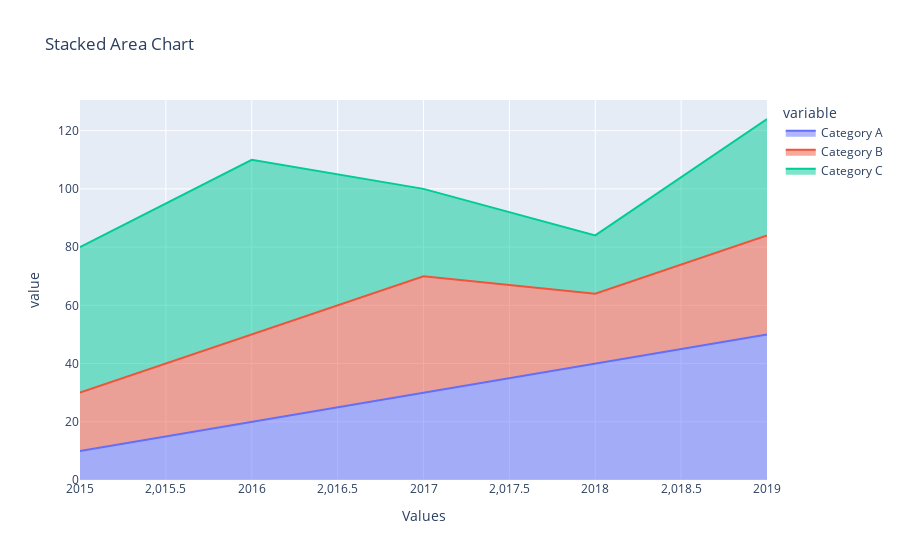

Notebook code for this chart:
### Markdown cell above
Stacked Area Chart

### Code cell
import pandas as pd

import plotly.express as px

data=pd.DataFrame({"Values":[2015,2016,2017,2018,2019],'Category A':[10,20,30,40,50],'Category B':[20,30,40,24,34],'Category C':[50,60,30,20,40]})

#Create a stacked area chart

fig=px.area(data,x="Values",y=["Category A","Category B","Category C"],title="Stacked Area Chart")

fig.show()

### Figure 1 — Plotly figure (JSON) as saved in the notebook; plotly's stock layout.template omitted (floating-point values rounded to 4 significant figures)
{"data": [{"fillpattern": {"shape": ""}, "hovertemplate": "variable=Category A<br>Values=%{x}<br>value=%{y}<extra></extra>", "legendgroup": "Category A", "line": {"color": "#636efa"}, "marker": {"symbol": "circle"}, "mode": "lines", "name": "Category A", "orientation": "v", "showlegend": true, "stackgroup": "1", "type": "scatter", "x": [2015, 2016, 2017, 2018, 2019], "xaxis": "x", "y": [10, 20, 30, 40, 50], "yaxis": "y"}, {"fillpattern": {"shape": ""}, "hovertemplate": "variable=Category B<br>Values=%{x}<br>value=%{y}<extra></extra>", "legendgroup": "Category B", "line": {"color": "#EF553B"}, "marker": {"symbol": "circle"}, "mode": "lines", "name": "Category B", "orientation": "v", "showlegend": true, "stackgroup": "1", "type": "scatter", "x": [2015, 2016, 2017, 2018, 2019], "xaxis": "x", "y": [20, 30, 40, 24, 34], "yaxis": "y"}, {"fillpattern": {"shape": ""}, "hovertemplate": "variable=Category C<br>Values=%{x}<br>value=%{y}<extra></extra>", "legendgroup": "Category C", "line": {"color": "#00cc96"}, "marker": {"symbol": "circle"}, "mode": "lines", "name": "Category C", "orientation": "v", "showlegend": true, "stackgroup": "1", "type": "scatter", "x": [2015, 2016, 2017, 2018, 2019], "xaxis": "x", "y": [50, 60, 30, 20, 40], "yaxis": "y"}], "layout": {"legend": {"title": {"text": "variable"}, "tracegroupgap": 0}, "title": {"text": "Stacked Area Chart"}, "xaxis": {"anchor": "y", "domain": [0, 1], "title": {"text": "Values"}}, "yaxis": {"anchor": "x", "domain": [0, 1], "title": {"text": "value"}}}}
